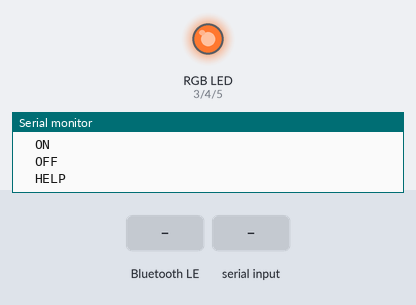
The sketch below on a simulated ESP32-C3. Shown: an RGB LED mixed from three pins (HIGH = lit), the last lines printed to the serial monitor. Inputs (shaded band) come from the test bench. Dim RGB values are drawn brighter than linear; nothing arrives over Bluetooth unless stated; a phone connects over Bluetooth LE 3 s after start.

Above: at 1.2 s.
1.3 s: Bluetooth LE write "SET" received
At 2.4 s:
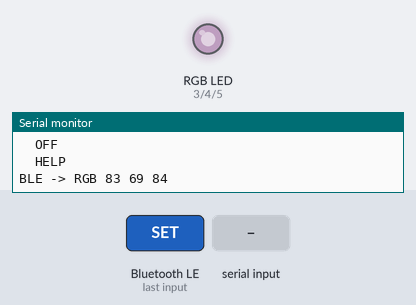
3.2 s: "OFF\n" received over Serial
At 3.8 s:
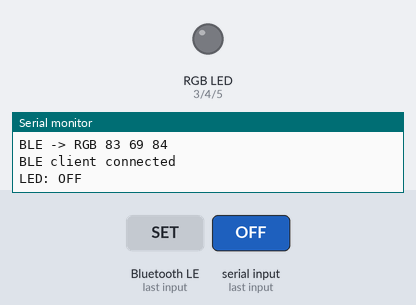
4.8 s: "ON\n" received over Serial
At 6.1 s:
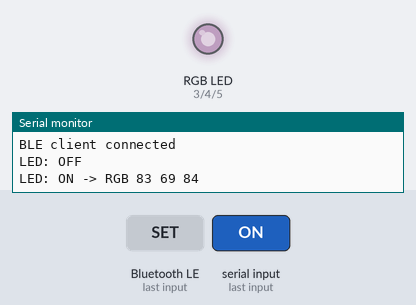
6.4 s: "90,45,200\n" received over Serial
At 7.9 s:
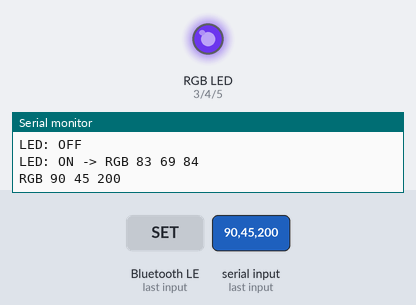
8.2 s: Bluetooth LE write "200" received
At 8.36 s:
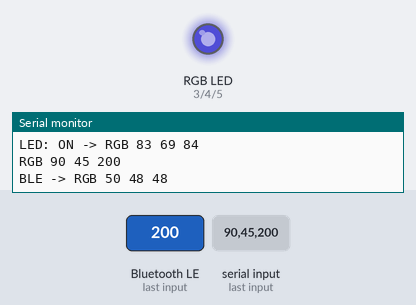
10.0 s: "90 45 200\n" received over Serial
At 11.0 s:
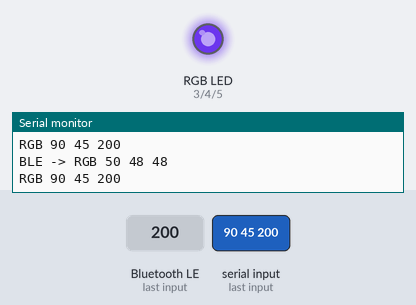
Timing chart, 0 to 12.8 s (numbered marks = the images above; inputs shaded):
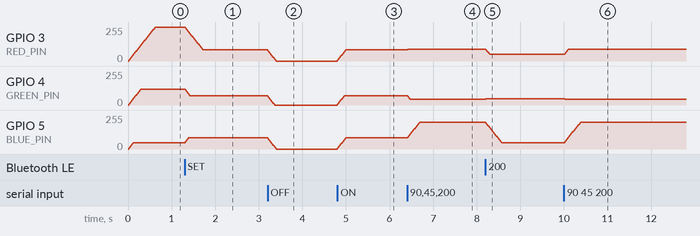

The sketch:

esp32_c3_rgb_ble_controller.ino
```cpp
#include <BLE2902.h>
#include <BLEDevice.h>
#include <BLEServer.h>
#include <BLEUtils.h>
#include <ctype.h>
#include <stdio.h>
#include <stdlib.h>
#include <string.h>

const char *DEVICE_NAME = "ESP32-C3 RGB";
const char *SERVICE_UUID = "7bb6db74-6c47-4c6d-8c5d-1f0f7a6e0001";
const char *CHARACTERISTIC_UUID = "7bb6db74-6c47-4c6d-8c5d-1f0f7a6e0002";

const uint8_t RED_PIN = 3;
const uint8_t GREEN_PIN = 4;
const uint8_t BLUE_PIN = 5;

const bool COMMON_ANODE = false;

const unsigned long SERIAL_BAUD = 115200;
const unsigned long FADE_INTERVAL_MS = 12;
const uint8_t FADE_STEP = 5;

const size_t COMMAND_BUFFER_SIZE = 48;

struct RgbColor {
  uint8_t red;
  uint8_t green;
  uint8_t blue;
};

BLEServer *bleServer = nullptr;
BLECharacteristic *rgbCharacteristic = nullptr;

RgbColor currentColor = {0, 0, 0};
RgbColor targetColor = {255, 120, 48};
RgbColor lastNonZeroColor = {255, 120, 48};

char commandBuffer[COMMAND_BUFFER_SIZE];
size_t commandLength = 0;

bool bleClientConnected = false;
bool bleClientWasConnected = false;
unsigned long lastFadeUpdateMs = 0;

uint8_t applyCommonMode(uint8_t value) {
  return COMMON_ANODE ? static_cast<uint8_t>(255 - value) : value;
}

bool isZeroColor(const RgbColor &color) {
  return color.red == 0 && color.green == 0 && color.blue == 0;
}

void writeLed(const RgbColor &color) {
  ledcWrite(RED_PIN, applyCommonMode(color.red));
  ledcWrite(GREEN_PIN, applyCommonMode(color.green));
  ledcWrite(BLUE_PIN, applyCommonMode(color.blue));
}

void rememberColor(const RgbColor &color) {
  if (!isZeroColor(color)) {
    lastNonZeroColor = color;
  }
}

void updateCharacteristicValue(const RgbColor &color) {
  if (rgbCharacteristic == nullptr) {
    return;
  }

  uint8_t payload[3] = {color.red, color.green, color.blue};
  rgbCharacteristic->setValue(payload, sizeof(payload));

  if (bleClientConnected) {
    rgbCharacteristic->notify();
  }
}

void setTargetColor(const RgbColor &color, bool storeColor) {
  targetColor = color;
  if (storeColor) {
    rememberColor(color);
  }
  updateCharacteristicValue(color);
}

uint8_t stepChannel(uint8_t currentValue, uint8_t nextValue) {
  if (currentValue == nextValue) {
    return currentValue;
  }

  if (currentValue < nextValue) {
    uint16_t stepped = currentValue + FADE_STEP;
    return stepped > nextValue ? nextValue : static_cast<uint8_t>(stepped);
  }

  int16_t stepped = currentValue - FADE_STEP;
  return stepped < nextValue ? nextValue : static_cast<uint8_t>(stepped);
}

void updateFade() {
  unsigned long now = millis();
  if (now - lastFadeUpdateMs < FADE_INTERVAL_MS) {
    return;
  }

  lastFadeUpdateMs = now;
  currentColor.red = stepChannel(currentColor.red, targetColor.red);
  currentColor.green = stepChannel(currentColor.green, targetColor.green);
  currentColor.blue = stepChannel(currentColor.blue, targetColor.blue);
  writeLed(currentColor);
}

void printColor(const RgbColor &color) {
  Serial.print(F("RGB "));
  Serial.print(color.red);
  Serial.print(F(" "));
  Serial.print(color.green);
  Serial.print(F(" "));
  Serial.println(color.blue);
}

void printHelp() {
  Serial.println(F("ESP32-C3 RGB BLE controller"));
  Serial.println(F("Serial commands:"));
  Serial.println(F("  SET R G B"));
  Serial.println(F("  R,G,B"));
  Serial.println(F("  HEX RRGGBB"));
  Serial.println(F("  #RRGGBB"));
  Serial.println(F("  ON"));
  Serial.println(F("  OFF"));
  Serial.println(F("  HELP"));
  Serial.println();
}

void trimInPlace(char *text) {
  size_t start = 0;
  size_t end = strlen(text);

  while (text[start] != '\0' && isspace(static_cast<unsigned char>(text[start]))) {
    start++;
  }

  while (end > start && isspace(static_cast<unsigned char>(text[end - 1]))) {
    end--;
  }

  if (start > 0) {
    memmove(text, text + start, end - start);
  }

  text[end - start] = '\0';
}

void toUpperInPlace(char *text) {
  for (size_t i = 0; text[i] != '\0'; i++) {
    text[i] = static_cast<char>(toupper(static_cast<unsigned char>(text[i])));
  }
}

bool isByteValue(int value) {
  return value >= 0 && value <= 255;
}

bool parseRgbTriplet(const char *text, RgbColor &color) {
  int red = -1;
  int green = -1;
  int blue = -1;

  if (sscanf(text, "%d,%d,%d", &red, &green, &blue) == 3 ||
      sscanf(text, "%d %d %d", &red, &green, &blue) == 3) {
    if (isByteValue(red) && isByteValue(green) && isByteValue(blue)) {
      color.red = static_cast<uint8_t>(red);
      color.green = static_cast<uint8_t>(green);
      color.blue = static_cast<uint8_t>(blue);
      return true;
    }
  }

  return false;
}

bool parseHexColor(const char *text, RgbColor &color) {
  if (strlen(text) != 6) {
    return false;
  }

  char *end = nullptr;
  long value = strtol(text, &end, 16);
  if (end == nullptr || *end != '\0' || value < 0 || value > 0xFFFFFF) {
    return false;
  }

  color.red = static_cast<uint8_t>((value >> 16) & 0xFF);
  color.green = static_cast<uint8_t>((value >> 8) & 0xFF);
  color.blue = static_cast<uint8_t>(value & 0xFF);
  return true;
}

bool parseBlePayload(BLECharacteristic *characteristic, RgbColor &color) {
  size_t payloadLength = characteristic->getLength();
  uint8_t *payload = characteristic->getData();

  if (payloadLength == 3 && payload != nullptr) {
    color.red = payload[0];
    color.green = payload[1];
    color.blue = payload[2];
    return true;
  }

  if (payloadLength == 0 || payload == nullptr) {
    return false;
  }

  char textBuffer[COMMAND_BUFFER_SIZE];
  size_t safeLength = payloadLength < COMMAND_BUFFER_SIZE - 1 ? payloadLength : COMMAND_BUFFER_SIZE - 1;
  memcpy(textBuffer, payload, safeLength);
  textBuffer[safeLength] = '\0';
  trimInPlace(textBuffer);
  toUpperInPlace(textBuffer);

  if (strncmp(textBuffer, "SET ", 4) == 0) {
    return parseRgbTriplet(textBuffer + 4, color);
  }

  if (strncmp(textBuffer, "HEX ", 4) == 0) {
    return parseHexColor(textBuffer + 4, color);
  }

  if (textBuffer[0] == '#') {
    return parseHexColor(textBuffer + 1, color);
  }

  return parseRgbTriplet(textBuffer, color);
}

void handleTextCommand(char *command) {
  trimInPlace(command);
  if (command[0] == '\0') {
    return;
  }

  toUpperInPlace(command);

  if (strcmp(command, "HELP") == 0) {
    printHelp();
    return;
  }

  if (strcmp(command, "OFF") == 0) {
    const RgbColor offColor = {0, 0, 0};
    setTargetColor(offColor, false);
    Serial.println(F("LED: OFF"));
    return;
  }

  if (strcmp(command, "ON") == 0) {
    setTargetColor(lastNonZeroColor, false);
    Serial.print(F("LED: ON -> "));
    printColor(lastNonZeroColor);
    return;
  }

  RgbColor parsedColor = {0, 0, 0};

  if (strncmp(command, "SET ", 4) == 0 && parseRgbTriplet(command + 4, parsedColor)) {
    setTargetColor(parsedColor, true);
    printColor(parsedColor);
    return;
  }

  if (strncmp(command, "HEX ", 4) == 0 && parseHexColor(command + 4, parsedColor)) {
    setTargetColor(parsedColor, true);
    printColor(parsedColor);
    return;
  }

  if (command[0] == '#' && parseHexColor(command + 1, parsedColor)) {
    setTargetColor(parsedColor, true);
    printColor(parsedColor);
    return;
  }

  if (parseRgbTriplet(command, parsedColor)) {
    setTargetColor(parsedColor, true);
    printColor(parsedColor);
    return;
  }

  Serial.print(F("Unknown command: "));
  Serial.println(command);
  printHelp();
}

void readSerialCommands() {
  while (Serial.available() > 0) {
    char received = static_cast<char>(Serial.read());

    if (received == '\r') {
      continue;
    }

    if (received == '\n') {
      commandBuffer[commandLength] = '\0';
      handleTextCommand(commandBuffer);
      commandLength = 0;
      continue;
    }

    if (commandLength < COMMAND_BUFFER_SIZE - 1) {
      commandBuffer[commandLength++] = received;
    }
  }
}

class ServerCallbacks : public BLEServerCallbacks {
  void onConnect(BLEServer *server) override {
    bleClientConnected = true;
    bleClientWasConnected = true;
    updateCharacteristicValue(targetColor);
    Serial.println(F("BLE client connected"));
  }

  void onDisconnect(BLEServer *server) override {
    bleClientConnected = false;
    Serial.println(F("BLE client disconnected"));
  }
};

class RgbCharacteristicCallbacks : public BLECharacteristicCallbacks {
  void onWrite(BLECharacteristic *characteristic) override {
    RgbColor parsedColor = {0, 0, 0};
    if (parseBlePayload(characteristic, parsedColor)) {
      setTargetColor(parsedColor, true);
      Serial.print(F("BLE -> "));
      printColor(parsedColor);
    } else {
      Serial.println(F("BLE payload ignored"));
    }
  }
};

void setupBle() {
  BLEDevice::init(DEVICE_NAME);

  bleServer = BLEDevice::createServer();
  bleServer->setCallbacks(new ServerCallbacks());

  BLEService *service = bleServer->createService(SERVICE_UUID);
  rgbCharacteristic = service->createCharacteristic(
    CHARACTERISTIC_UUID,
    BLECharacteristic::PROPERTY_READ |
      BLECharacteristic::PROPERTY_WRITE |
      BLECharacteristic::PROPERTY_WRITE_NR |
      BLECharacteristic::PROPERTY_NOTIFY
  );

  rgbCharacteristic->addDescriptor(new BLE2902());
  rgbCharacteristic->setCallbacks(new RgbCharacteristicCallbacks());
  updateCharacteristicValue(targetColor);

  service->start();

  BLEAdvertising *advertising = BLEDevice::getAdvertising();
  advertising->addServiceUUID(SERVICE_UUID);
  advertising->setScanResponse(true);
  advertising->setMinPreferred(0x00);
  BLEDevice::startAdvertising();
}

void setup() {
  ledcAttach(RED_PIN, 12000, 8);
  ledcAttach(GREEN_PIN, 12000, 8);
  ledcAttach(BLUE_PIN, 12000, 8);
  writeLed(currentColor);

  Serial.begin(SERIAL_BAUD);
  while (!Serial && millis() < 2000) {
    delay(10);
  }

  printHelp();
  setupBle();
  setTargetColor(targetColor, true);
}

void loop() {
  readSerialCommands();
  updateFade();

  if (!bleClientConnected && bleClientWasConnected) {
    delay(150);
    bleServer->startAdvertising();
    bleClientWasConnected = false;
  }

  if (bleClientConnected && !bleClientWasConnected) {
    bleClientWasConnected = true;
  }
}
```

Measured:
- after the input at 1.3 s, GPIO 3 (RED_PIN): moves from 255/255 to 83/255 over 0.42 s, starting at once; GPIO 4 (GREEN_PIN): moves from 120/255 to 69/255 over 0.12 s, starting at once; GPIO 5 (BLUE_PIN): 48/255 → 84/255 at once
- after the input at 3.2 s, GPIO 3 (RED_PIN): moves from 83/255 to 0/255 over 0.19 s, starting at once; GPIO 4 (GREEN_PIN): moves from 69/255 to 0/255 over 0.16 s, starting at once; GPIO 5 (BLUE_PIN): moves from 84/255 to 0/255 over 0.19 s, starting at once
- after the input at 4.8 s, GPIO 3 (RED_PIN): moves from 0/255 to 83/255 over 0.19 s, starting at once; GPIO 4 (GREEN_PIN): moves from 0/255 to 69/255 over 0.16 s, starting at once; GPIO 5 (BLUE_PIN): moves from 0/255 to 84/255 over 0.19 s, starting at once
- after the input at 6.4 s, GPIO 3 (RED_PIN): 83/255 → 90/255 at once; GPIO 4 (GREEN_PIN): 69/255 → 45/255 at once; GPIO 5 (BLUE_PIN): moves from 84/255 to 199/255 over 0.28 s, starting at once
- after the input at 8.2 s, GPIO 3 (RED_PIN): 90/255 → 50/255 at once; GPIO 4 (GREEN_PIN): 45/255 → 48/255 at once; GPIO 5 (BLUE_PIN): moves from 199/255 to 48/255 over 0.36 s, starting at once
- after the input at 10.0 s, GPIO 3 (RED_PIN): 50/255 → 90/255 at once; GPIO 4 (GREEN_PIN): 48/255 → 45/255 at once; GPIO 5 (BLUE_PIN): moves from 48/255 to 199/255 over 0.37 s, starting at once
